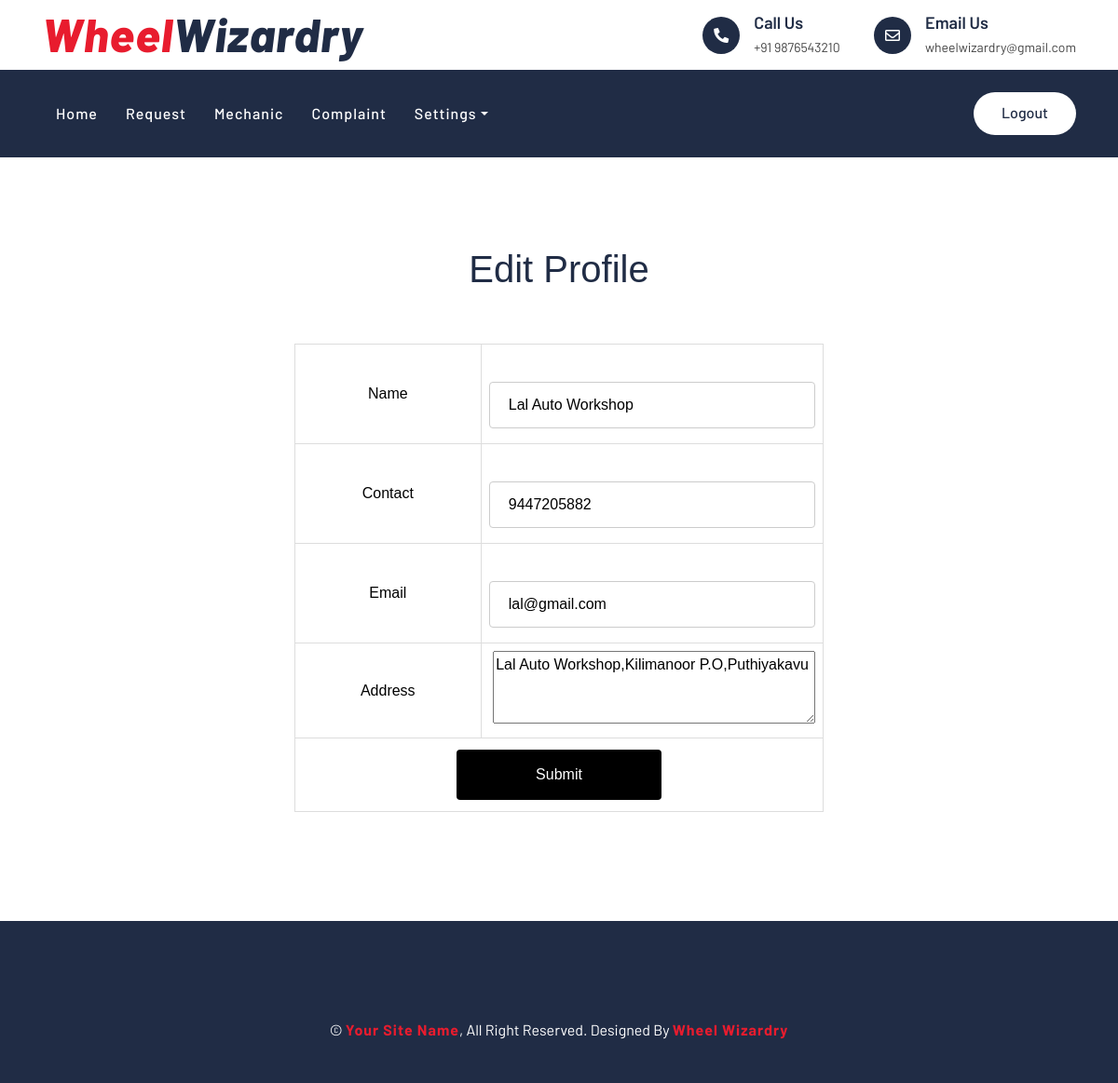
The page /Project/WorkShop/EditProfile.php (signed in) on the database its author committed.
### tables this page shows
CREATE TABLE `tbl_workshop` (
  `workshop_id` int(11) NOT NULL,
  `workshop_name` varchar(30) NOT NULL,
  `workshop_contact` varchar(10) NOT NULL,
  `workshop_email` varchar(50) NOT NULL,
  `workshop_address` varchar(50) NOT NULL,
  `workshop_logo` varchar(100) NOT NULL,
  `workshop_proof` varchar(50) NOT NULL,
  `workshop_password` varchar(30) NOT NULL,
  `workshop_doj` int(11) NOT NULL,
  `workshoptype_id` int(11) NOT NULL,
  `workshop_location` int(11) NOT NULL,
  `workshop_status` int(11) DEFAULT 0
);

### Project/WorkShop/EditProfile.php (the view, shortened to what this page needs)
<?php
include('../Assets/Connection/Connection.php');
include("Head.php");
?>
<!DOCTYPE html PUBLIC "-//W3C//DTD XHTML 1.0 Transitional//EN" "http://www.w3.org/TR/xhtml1/DTD/xhtml1-transitional.dtd">
<html xmlns="http://www.w3.org/1999/xhtml">
<head>
</head>
<body>
<div align="center" id="tab">
<h1>Edit Profile</h1>
<br><br>
<form id="form1" name="form1" method="post" action="">
  <?php
$sel="select * from tbl_workshop where workshop_id='".$_SESSION["wid"]."'";
$row=$conn->query($sel);
if($data=$row->fetch_assoc())
{
?>
  <table>
    <tr align="center">
      <td>Name</td>
      <td><label for="txt_name"></label>
      <input type="text" name="txt_name" value="<?php echo $data["workshop_name"];?>" id="txt_name" /></td>
    </tr>
    <tr align="center">
      <td>Contact</td>
      <td><label for="txt_contact"></label>
      <input type="text" name="txt_contact" value="<?php echo $data["workshop_contact"];?>" id="txt_contact" /></td>
    </tr>
    <tr align="center">
      <td>Email</td>
      <td><label for="txt_email"></label>
      <input type="text" name="txt_email"  value="<?php echo $data["workshop_email"];?>" id="txt_email" /></td>
    </tr>
    <tr align="center">
      <td>Address</td>
      <td><label for="txt_address"></label>
    <textarea name="txt_address"  id="txt_address" cols="35" rows="3"><?php echo $data["workshop_address"];?></textarea></td>
    </tr>
    <tr align="center">
      <td colspan="2" align="center"><input type="submit" name="btn_Submit" id="btn_Submit" value="Submit" /></td>
    </tr>
  </table>
<?php
	}
   ?>
</form>
</div>
</body>
<?php
include("Foot.php");
?>
</html>

### Project/Assets/Templates/form.css (style rules this page uses)
#tab { font-family: "Trebuchet MS", Arial, Helvetica, sans-serif; border-collapse: collapse; width: 100%; }
#tab td, #tab th { border: 1px solid #ddd; padding: 8px; color: black; text-align:center; min-width:200px; }
input[type=text],[type=password],[type=email],[type=date], select { width: 100%; padding: 12px 20px; margin: 8px 0; display: inline-block; border: 1px solid #ccc; border-radius: 4px; box-sizing: border-box; }
input[type=submit] { width: 40%; background-color: black; color: white; padding: 15px; margin: 4px 0; border: none; border-radius: 4px; cursor: pointer; }

### Project/Assets/Templates/Main/css/style.css (style rules this page uses)
body { color: #444444; font-weight: 400; background: #ffffff; font-family: 'Barlow', sans-serif; }
h1, h2, h3, h4, h5, h6 { color: #202C45; }

### rows shown on the page
tbl_workshop: txt_name "Lal Auto Workshop", txt_contact "9447205882", txt_email "lal@gmail.com", txt_address "Lal Auto Workshop,Kilimanoor P.O,Puthiyakavu"
